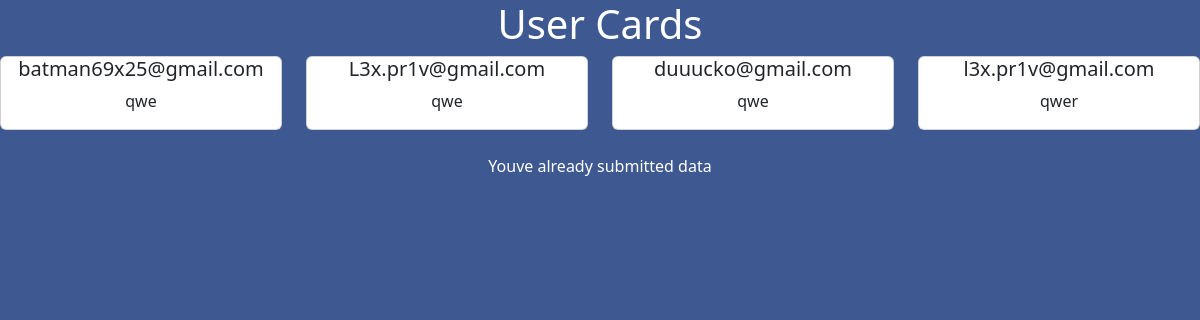
The app's page /home (signed in), older data.
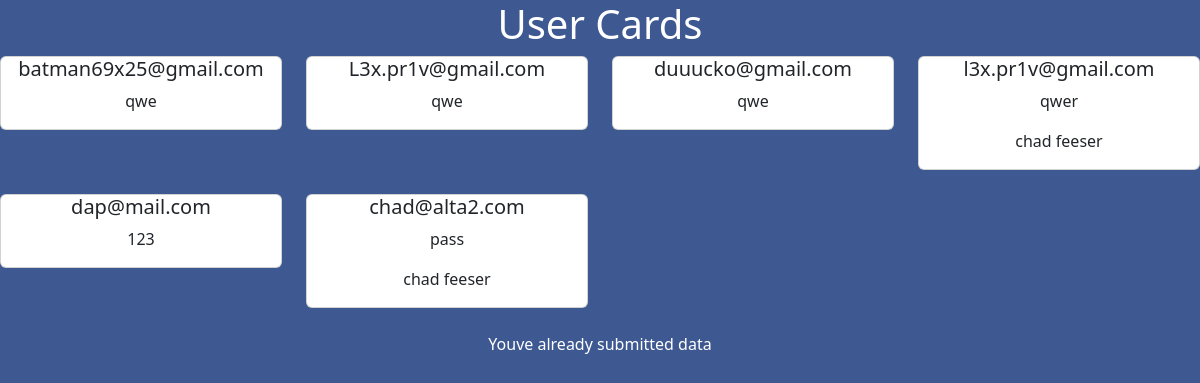
The same page, newer data.
### tables this page shows
CREATE TABLE users 
                  (id INTEGER PRIMARY KEY AUTOINCREMENT, 
                   email TEXT NOT NULL, 
                   password TEXT NOT NULL,
                   image TEXT NOT NULL DEFAULT "image.png",
                   name TEXT NOT NULL DEFAULT "",
                   quote TEXT NOT NULL DEFAULT "",
                   submission INTEGER NOT NULL DEFAULT "0"
               );

### main.py (the view, shortened to what this page needs)
@app.route("/home", methods=["GET", "POST"])
def home():
    if 'logged_in' in session and session['logged_in']:#if logged in present the following
        user_email = session["email"]
        has_entered = get_status(user_email)
        user_data = get_all_user_data() # passing fata to jinja
        return render_template("index.html", user_data = user_data, stat=has_entered)
    else:
        session.clear()
        return redirect(url_for('login'))

### functions.py (called while the page is built)
def get_all_user_data():
    conn = sqlite3.connect('user.db')
    cursor = conn.cursor()
    cursor.execute("SELECT * FROM users")
    user_data = cursor.fetchall()
    conn.close()
    return user_data

def get_status(email):
    stat = True
    conn = sqlite3.connect("user.db")
    cursor = conn.cursor()
    cursor.execute("SELECT * FROM users WHERE email = ?", (email,))
    result = cursor.fetchone()
    if result[6] == 1:
        stat = False
    return stat

### templates/index.html (shortened to what this page needs)
<!DOCTYPE html>
<html>
<head>
<link href="https://cdn.jsdelivr.net/npm/bootstrap@5.3.1/dist/css/bootstrap.min.css" rel="stylesheet">
<link rel="stylesheet" type="text/css" href="/static/styles.css"/>
</head>
<body>
    <h1>User Cards</h1>
 <div class="row">
    {% for user_info in user_data %}
    <div class="col-md-3 mb-4">
    <div class="card">
    <div class="user-card">
            <h5 class="card-name">{{ user_info[1] }}</h5>
            <p class="card-quote">{{ user_info[2] }}</p>
	    <p> {{ user_info[4]}} </p>
            </div>
    </div>
            </div>
        {% endfor %}
 </div>
    {% if stat %}
     Youve already submitted data
     {% endif %}
</body>
</html>

### static/styles.css (style rules this page uses)
body { background-color: rgb(62, 89, 145); color: white; text-align: center; margin: auto; }

Row changes from the older to the newer data that the page shows:
changed users "l3x.pr1v@gmail.com": name (not shown) → "chad feeser"
added users: email "dap@mail.com", password "123"
added users: email "chad@alta2.com", password "pass", name "chad feeser"
